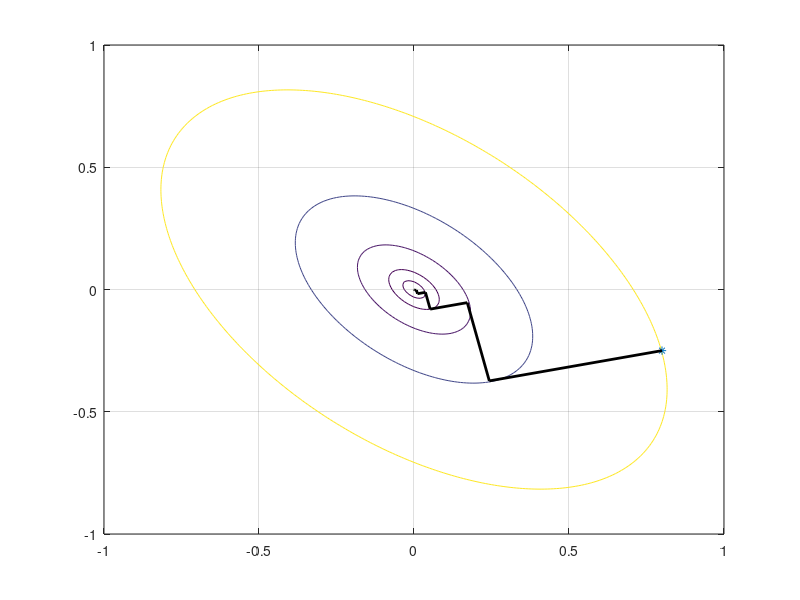

The MATLAB script that drew this image:
%% Phuong phap toi thieu hoa doc theo duong tuyen tinh tung doan
clear all; clf
A=[2 1;1 2]; % Ma tran Hessian
b=[0 0];
c=0;

[X1,X2] = meshgrid(-1:.01:1);% Xac dinh luoi do thi
% ham bac 2, cong thuc 9.33
F=(1/2)*(A(1,1)*X1.^2+A(1,2)*X1.*X2+A(2,1)*X2.*X1+A(2,2)*X2.^2);
mesh(X1,X2,F);
[c,h]= contour(X1,X2,F); % Ve cac duong dong muc
%get(h,'LevelList')
set(h,'LevelList',[0 0.001 0.005 0.025 0.11 0.5 ],...
       'TextList',[0 0.001 0.005 0.025 0.11 0.5 ]) %
% dat cac duong dong muc
% get(h,'ColorOrder')
% set(h,'Color','k')
%contour(Z,7);%axis([-2 2 -2 2 ]);

%ezcontour(F)
%f=@(X1,X2) (1/2)*(A(1,1)*X1.^2.+A(2,2)*X2.^2);
%ezcontour(f,[-1 1])



% Plot the initial point
hold on
x10=0.8; % Gia tri x1 ban dau, truc hoanh
x20=-0.25;% Gia tri x2 ban dau, truc tung
x0=[x10;x20];% Vec to gia tri ban dau
F0=(1/2)*x0'*A*x0; % gia tri ham F tai x0 ban dau
plot(x10,x20,'*');% Ve toa do Vec to gia tri ban dau

hold on
df0=[2*x10+x20;x10+2*x20];% Dao ham toa do ban dau
g0=df0;% Gradoien toa do ban dau
p0=-df0;%  huong suc sao doi voi toa do ban dau, (9.36)
anpha0 =-((g0'*p0)/(p0'*A*p0)); %Gia trij an pha ban dau  (9.31)

for k=1:10;
    xk=x0-anpha0*g0; %  (9.38)
    dfk=[2*xk(1,1)+xk(2,1);xk(1,1)+2*xk(2,1)];% Dao ham cac buoc tinh
    dFk(:,k)=dfk;    % Save dfk
    gk=dfk;
    pk=-dfk;
    anphak=-((gk'*pk)/(pk'*A*pk));  % anpha in step k
    ANPHA(k)=anphak; % Save anpha
    Xk(:,k)=xk;      % Save x
    x0=xk;
    anpha0=anphak;
    g0=gk;
end
plot([x10 Xk(1,:)],[x20 Xk(2,:)],'k','LineWidth',2); grid on
